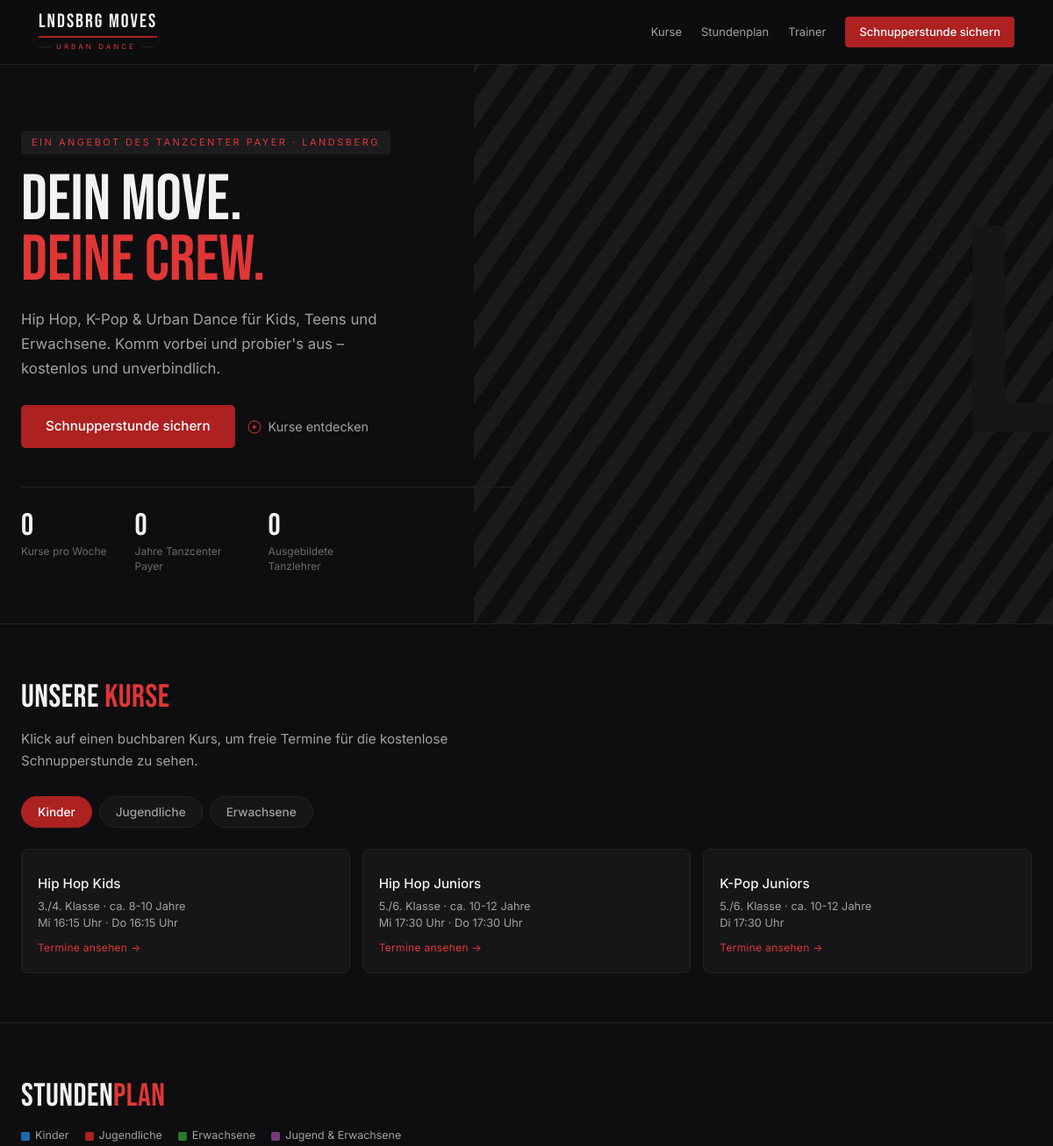
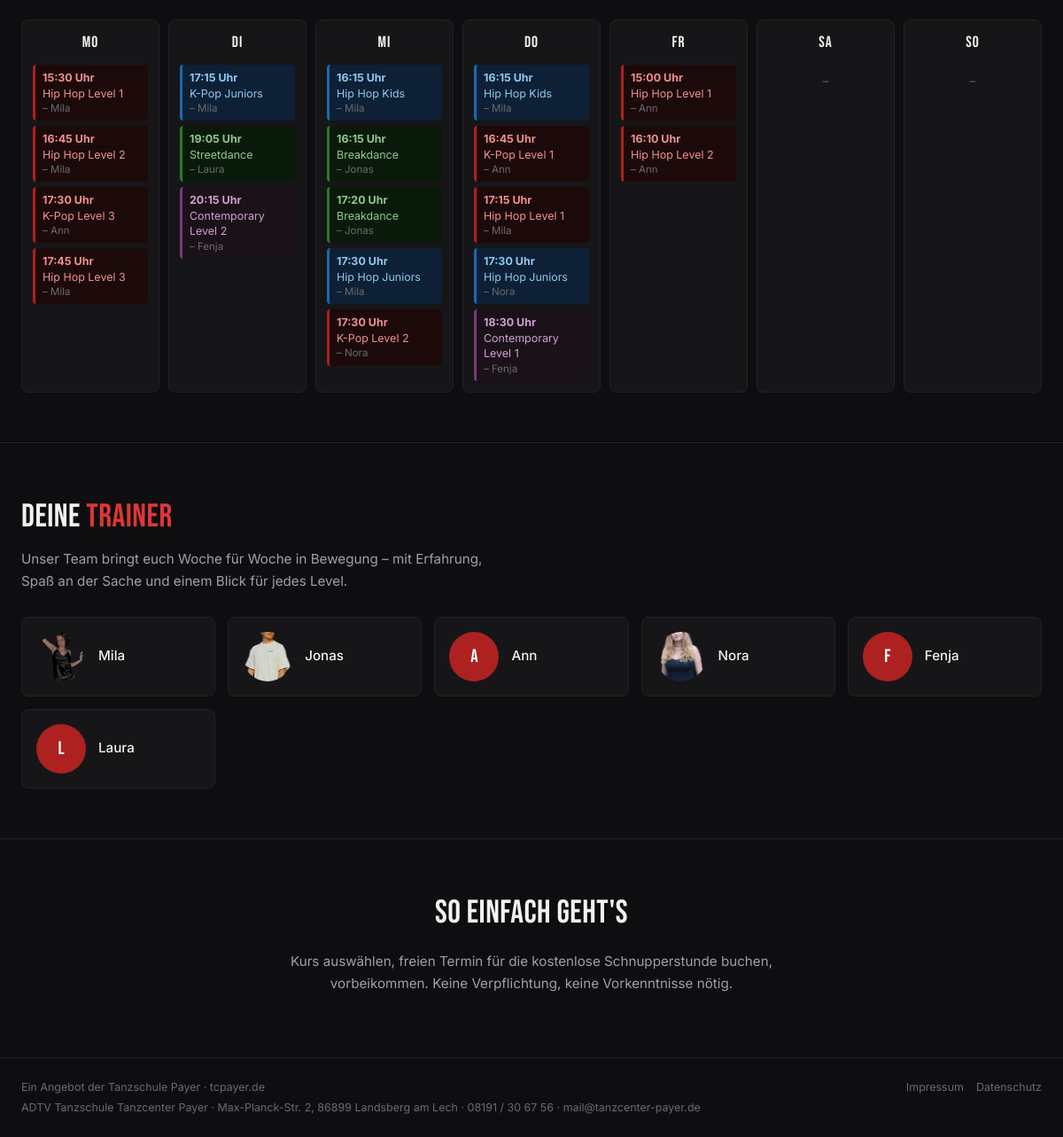
The page / on the database its author committed (2 pictures, top to bottom).
### tables this page shows
CREATE TABLE IF NOT EXISTS courses (
  id INT AUTO_INCREMENT PRIMARY KEY,
  category ENUM('Kinder','Jugendliche','Erwachsene') NOT NULL,
  name VARCHAR(150) NOT NULL,
  age_info VARCHAR(255) NOT NULL DEFAULT '',
  time_info VARCHAR(255) NOT NULL DEFAULT '',
   
   
   
  slug VARCHAR(60) NULL DEFAULT NULL,
   
  nimbus_online_id VARCHAR(20) NOT NULL DEFAULT '',
  sort_order INT NOT NULL DEFAULT 0,
  UNIQUE KEY uniq_slug (slug)
);

CREATE TABLE IF NOT EXISTS schedule (
  id INT AUTO_INCREMENT PRIMARY KEY,
  weekday ENUM('Mo','Di','Mi','Do','Fr','Sa','So') NOT NULL,
  time VARCHAR(20) NOT NULL,
  course_name VARCHAR(150) NOT NULL,
  age_info VARCHAR(255) NOT NULL DEFAULT '',
  trainer VARCHAR(100) NOT NULL DEFAULT '',
  category ENUM('Kinder','Jugendliche','Erwachsene','Gemischt') NOT NULL DEFAULT 'Jugendliche',
  sort_order INT NOT NULL DEFAULT 0
);

CREATE TABLE IF NOT EXISTS trainers (
  id INT AUTO_INCREMENT PRIMARY KEY,
  name VARCHAR(100) NOT NULL,
  bio TEXT NOT NULL DEFAULT '',
  photo_path VARCHAR(255) NOT NULL DEFAULT '',
  sort_order INT NOT NULL DEFAULT 0
);

### includes/db.php (called while the page is built, shortened)
<?php
function get_db(): PDO {
    static $pdo = null;
    if ($pdo !== null) {
        return $pdo;
    }
    $config = require __DIR__ . '/../config.php';
    $db = $config['db'];
    $dsn = sprintf(
        'mysql:host=%s;dbname=%s;charset=%s',
        $db['host'],
        $db['name'],
        $db['charset']
    );
    $pdo = new PDO($dsn, $db['user'], $db['password'], [
        PDO::ATTR_ERRMODE => PDO::ERRMODE_EXCEPTION,
        PDO::ATTR_DEFAULT_FETCH_MODE => PDO::FETCH_ASSOC,
        PDO::ATTR_EMULATE_PREPARES => false,
    ]);
    return $pdo;
}

### includes/functions.php (called while the page is built, shortened)
<?php
require_once __DIR__ . '/db.php';
function e(?string $value): string {
    return htmlspecialchars($value ?? '', ENT_QUOTES, 'UTF-8');
}
function get_all_content(): array {
    static $cache = null;
    if ($cache !== null) {
        return $cache;
    }
    $rows = get_db()->query('SELECT content_key, content_value FROM content_blocks')->fetchAll();
    $cache = [];
    foreach ($rows as $row) {
        $cache[$row['content_key']] = $row['content_value'];
    }
    return $cache;
}
function get_content(string $key, string $default = ''): string {
    $all = get_all_content();
    return $all[$key] ?? $default;
}
function get_courses_grouped(): array {
    $rows = get_db()->query(
        'SELECT * FROM courses ORDER BY FIELD(category, "Kinder","Jugendliche","Erwachsene"), sort_order, name'
    )->fetchAll();
    $grouped = ['Kinder' => [], 'Jugendliche' => [], 'Erwachsene' => []];
    foreach ($rows as $row) {
        $grouped[$row['category']][] = $row;
    }
    return $grouped;
}
function get_schedule_grouped(): array {
    $order = ['Mo', 'Di', 'Mi', 'Do', 'Fr', 'Sa', 'So'];
    $rows = get_db()->query(
        'SELECT * FROM schedule ORDER BY FIELD(weekday,"Mo","Di","Mi","Do","Fr","Sa","So"), sort_order, time'
    )->fetchAll();
    $grouped = array_fill_keys($order, []);
    foreach ($rows as $row) {
        $grouped[$row['weekday']][] = $row;
    }
    return $grouped;
}
function get_trainers(): array {
    return get_db()->query('SELECT * FROM trainers ORDER BY sort_order, name')->fetchAll();
}
function category_slug(string $category): string {
    $map = ['Kinder' => 'kinder', 'Jugendliche' => 'jugendliche', 'Erwachsene' => 'erwachsene', 'Gemischt' => 'gemischt'];
    return $map[$category] ?? 'jugendliche';
}

### public/index.php (the view, shortened to what this page needs)
<?php
require_once __DIR__ . '/../includes/functions.php';
$courses = get_courses_grouped();
$schedule = get_schedule_grouped();
$trainers = get_trainers();
$brandName = get_content('brand_name', 'LNDSBRG MOVES');
$firstLetter = mb_substr(preg_replace('/[^A-Za-z]/', '', $brandName) ?: 'L', 0, 1);
$categoryIcons = [
    'Kinder' => '<svg width="22" height="22" viewBox="0 0 24 24" fill="none" stroke="currentColor" stroke-width="1.6"><circle cx="12" cy="7" r="3.2"/><path d="M5 21c0-4 3-6.5 7-6.5S19 17 19 21"/></svg>',
    'Jugendliche' => '<svg width="22" height="22" viewBox="0 0 24 24" fill="none" stroke="currentColor" stroke-width="1.6"><path d="M12 2l2.3 5.8L20 9l-4.6 3.8L16.5 19 12 15.6 7.5 19l1.1-6.2L4 9l5.7-1.2z"/></svg>',
    'Erwachsene' => '<svg width="22" height="22" viewBox="0 0 24 24" fill="none" stroke="currentColor" stroke-width="1.6"><path d="M13 2L4 14h7l-1 8 9-12h-7l1-8z"/></svg>',
];
$categoryLabels = ['Kinder' => 'Kinder', 'Jugendliche' => 'Jugendliche', 'Erwachsene' => 'Erwachsene'];
?>
<!doctype html>
<html lang="de">
<head>
<link rel="stylesheet" href="assets/css/style.css">
</head>
<body>
<header class="site-header">
  <nav class="site-nav">
    <a href="#top" class="logo">
      <span class="logo__main"><?= e($brandName) ?></span>
      <span class="logo__sub">
        <span class="logo__line"></span>
        <span class="logo__sub-text"><?= e(get_content('brand_subtitle', 'URBAN DANCE')) ?></span>
        <span class="logo__line"></span>
      </span>
    </a>
    <div class="site-nav__links" id="nav-links">
      <a href="#kurse">Kurse</a>
      <a href="#plan">Stundenplan</a>
      <a href="#trainer">Trainer</a>
      <a href="#kurse" class="site-nav__cta"><?= e(get_content('hero_cta_primary', 'Schnupperstunde sichern')) ?></a>
    </div>
  </nav>
</header>
<main id="top">
  <section class="hero">
    <div class="hero__stripes" aria-hidden="true"></div>
    <div class="hero__ghost" aria-hidden="true"><?= e($firstLetter) ?></div>
    <div class="hero__content">
      <div class="hero__inner">
        <p class="badge"><?= e(get_content('hero_kicker')) ?></p>
        <h1 class="hero__title">
          <?= e(get_content('hero_title_line1')) ?><br>
          <span><?= e(get_content('hero_title_line2')) ?></span>
        </h1>
        <p class="hero__text"><?= e(get_content('hero_text')) ?></p>
        <div class="btns">
          <a href="#kurse" class="button-primary"><?= e(get_content('hero_cta_primary', 'Schnupperstunde sichern')) ?></a>
          <a href="#kurse" class="button-secondary">
            <svg width="16" height="16" viewBox="0 0 16 16" fill="none"><circle cx="8" cy="8" r="7" stroke="#e03636" stroke-width="1"/><path d="M6.5 5.5l4 2.5-4 2.5V5.5z" fill="#e03636"/></svg>
            <?= e(get_content('hero_cta_secondary', 'Kurse entdecken')) ?>
          </a>
        </div>
        <div class="hero__stats">
          <div class="stat">
            <span class="stat__value" data-countup data-end="<?= (int) get_content('stat_courses_value', '0') ?>" data-suffix="<?= e(get_content('stat_courses_suffix')) ?>">0</span>
            <span class="stat__label"><?= e(get_content('stat_courses_label')) ?></span>
          </div>
          <div class="stat">
            <span class="stat__value" data-countup data-end="<?= (int) get_content('stat_years_value', '0') ?>" data-suffix="<?= e(get_content('stat_years_suffix')) ?>">0</span>
            <span class="stat__label"><?= e(get_content('stat_years_label')) ?></span>
          </div>
          <div class="stat">
            <span class="stat__value" data-countup data-end="<?= (int) get_content('stat_trainers_value', '0') ?>" data-suffix="<?= e(get_content('stat_trainers_suffix')) ?>">0</span>
            <span class="stat__label"><?= e(get_content('stat_trainers_label')) ?></span>
          </div>
        </div>
      </div>
    </div>
  </section>
  <section id="kurse" class="section">
    <div class="section__inner">
      <h2 class="section__title">UNSERE <span>KURSE</span></h2>
      <p class="section__intro">Klick auf einen buchbaren Kurs, um freie Termine für die kostenlose Schnupperstunde zu sehen.</p>
      <div class="tabs" role="tablist">
        <?php $first = true; foreach ($categoryLabels as $catKey => $catLabel): ?>
          <button type="button" class="tab-btn" role="tab" data-tab-target="tab-<?= e(category_slug($catKey)) ?>" aria-selected="<?= $first ? 'true' : 'false' ?>"><?= e($catLabel) ?></button>
        <?php $first = false; endforeach; ?>
      </div>
      <?php $first = true; foreach ($categoryLabels as $catKey => $catLabel): ?>
        <div class="tab-panel <?= $first ? 'is-active' : '' ?>" id="tab-<?= e(category_slug($catKey)) ?>">
          <div class="course-grid">
            <?php foreach ($courses[$catKey] as $course): ?>
              <?php $bookableCard = $course['slug'] !== '' && $course['nimbus_online_id'] !== ''; ?>
              <?php $cardBody = '<div class="course-card__icon">' . $categoryIcons[$catKey] . '</div>'
                  . '<div class="course-card__name">' . e($course['name']) . '</div>'
                  . '<div class="course-card__meta">' . ($course['age_info'] ? e($course['age_info']) . '<br>' : '') . e($course['time_info']) . '</div>'
                  . ($bookableCard ? '<span class="course-card__cta">Termine ansehen →</span>' : ''); ?>
              <?php if ($bookableCard): ?>
                <button type="button" class="course-card course-card--bookable" onclick="lmOpenModal('<?= e($course['slug']) ?>')"><?= $cardBody ?></button>
              <?php else: ?>
                <div class="course-card"><?= $cardBody ?></div>
              <?php endif; ?>
            <?php endforeach; ?>
          </div>
        </div>
      <?php $first = false; endforeach; ?>
    </div>
  </section>
  <section id="plan" class="section">
    <div class="section__inner">
      <h2 class="section__title">STUNDEN<span>PLAN</span></h2>
      <div class="schedule-legend">
        <span class="schedule-legend__item"><span class="schedule-legend__dot" style="background:var(--cat-kinder)"></span>Kinder</span>
        <span class="schedule-legend__item"><span class="schedule-legend__dot" style="background:var(--cat-jugendliche)"></span>Jugendliche</span>
        <span class="schedule-legend__item"><span class="schedule-legend__dot" style="background:var(--cat-erwachsene)"></span>Erwachsene</span>
        <span class="schedule-legend__item"><span class="schedule-legend__dot" style="background:var(--cat-gemischt)"></span>Jugend &amp; Erwachsene</span>
      </div>
      <div class="schedule-grid">
        <?php foreach ($schedule as $weekday => $items): ?>
          <div class="schedule-day">
            <h3><?= e($weekday) ?></h3>
            <?php if ($items): ?>
              <ul>
                <?php foreach ($items as $entry): ?>
                  <li class="schedule-entry schedule-entry--<?= e(category_slug($entry['category'])) ?>">
                    <span class="schedule-entry__time"><?= e($entry['time']) ?></span>
                    <span class="schedule-entry__course"><?= e($entry['course_name']) ?></span>
                    <?php if ($entry['trainer']): ?><span class="schedule-entry__meta">– <?= e($entry['trainer']) ?></span><?php endif; ?>
                  </li>
                <?php endforeach; ?>
              </ul>
            <?php else: ?>
              <p class="schedule-empty">–</p>
            <?php endif; ?>
          </div>
        <?php endforeach; ?>
      </div>
    </div>
  </section>
  <section id="trainer" class="section">
    <div class="section__inner">
      <h2 class="section__title">DEINE <span>TRAINER</span></h2>
      <?php if (get_content('trainer_intro')): ?><p class="section__intro"><?= e(get_content('trainer_intro')) ?></p><?php endif; ?>
      <div class="trainer-grid">
        <?php foreach ($trainers as $trainer): ?>
          <div class="trainer-card">
            <?php if ($trainer['photo_path']): ?>
              <img class="trainer-card__photo" src="<?= e($trainer['photo_path']) ?>" alt="<?= e($trainer['name']) ?>">
            <?php else: ?>
              <div class="trainer-card__placeholder"><?= e(mb_substr($trainer['name'], 0, 1)) ?></div>
            <?php endif; ?>
            <div>
              <div class="trainer-card__name"><?= e($trainer['name']) ?></div>
            </div>
          </div>
        <?php endforeach; ?>
      </div>
    </div>
  </section>
  <section class="section section--hint">
    <div class="section__inner">
      <h2 class="section__title">SO EINFACH GEHT'S</h2>
      <p>Kurs auswählen, freien Termin für die kostenlose Schnupperstunde buchen, vorbeikommen. Keine Verpflichtung, keine Vorkenntnisse nötig.</p>
    </div>
  </section>
</main>
<footer class="site-footer">
  <div class="site-footer__inner">
    <div>
      <div><?= e(get_content('footer_offer_text')) ?></div>
      <div class="site-footer__contact">
        <?= e(get_content('contact_name')) ?> · <?= e(get_content('contact_address')) ?> ·
        <a href="tel:<?= e(preg_replace('/\s+/', '', get_content('contact_phone'))) ?>"><?= e(get_content('contact_phone')) ?></a> ·
        <a href="mailto:<?= e(get_content('contact_email')) ?>"><?= e(get_content('contact_email')) ?></a>
      </div>
    </div>
    <div class="site-footer__links">
      <a href="impressum.php">Impressum</a>
      <a href="datenschutz.php">Datenschutz</a>
    </div>
  </div>
</footer>
</body>
</html>

### rows shown on the page
courses: name "Hip Hop Kids", age_info "3./4. Klasse · ca. 8-10 Jahre", time_info "Mi 16:15 Uhr · Do 16:15 Uhr", slug "Termine ansehen →"
courses: name "Hip Hop Juniors", age_info "5./6. Klasse · ca. 10-12 Jahre", time_info "Mi 17:30 Uhr · Do 17:30 Uhr", slug "Termine ansehen →"
courses: name "K-Pop Juniors", age_info "5./6. Klasse · ca. 10-12 Jahre", time_info "Di 17:30 Uhr", slug "Termine ansehen →"
schedule: time "15:30 Uhr", course_name "Hip Hop Level 1", trainer "Mila"
schedule: time "16:45 Uhr", course_name "Hip Hop Level 2", trainer "Mila"
schedule: time "17:30 Uhr", course_name "K-Pop Level 3", trainer "Ann"
schedule: time "17:45 Uhr", course_name "Hip Hop Level 3", trainer "Mila"
schedule: time "17:15 Uhr", course_name "K-Pop Juniors", trainer "Mila"
schedule: time "19:05 Uhr", course_name "Streetdance", trainer "Laura"
schedule: time "20:15 Uhr", course_name "Contemporary Level 2", trainer "Fenja"
schedule: time "16:15 Uhr", course_name "Hip Hop Kids", trainer "Mila"
schedule: time "16:15 Uhr", course_name "Breakdance", trainer "Jonas"
schedule: time "17:20 Uhr", course_name "Breakdance", trainer "Jonas"
schedule: time "17:30 Uhr", course_name "Hip Hop Juniors", trainer "Mila"
schedule: time "17:30 Uhr", course_name "K-Pop Level 2", trainer "Nora"
schedule: time "16:15 Uhr", course_name "Hip Hop Kids", trainer "Mila"
schedule: time "16:45 Uhr", course_name "K-Pop Level 1", trainer "Ann"
schedule: time "17:15 Uhr", course_name "Hip Hop Level 1", trainer "Mila"
schedule: time "17:30 Uhr", course_name "Hip Hop Juniors", trainer "Nora"
schedule: time "18:30 Uhr", course_name "Contemporary Level 1", trainer "Fenja"
schedule: time "15:00 Uhr", course_name "Hip Hop Level 1", trainer "Ann"
schedule: time "16:10 Uhr", course_name "Hip Hop Level 2", trainer "Ann"
trainers: photo_path (picture), name "Mila"
trainers: photo_path (picture), name "Jonas"
trainers: name "A", name "Ann"
trainers: photo_path (picture), name "Nora"
trainers: name "F", name "Fenja"
trainers: name "L", name "Laura"

### other values the page prints
$brandName "LNDSBRG MOVES"
get_content('brand_subtitle', 'URBAN DANCE') "URBAN DANCE"
get_content('hero_cta_primary', 'Schnupperstunde sichern') "Schnupperstunde sichern"
get_content('hero_kicker') "EIN ANGEBOT DES TANZCENTER PAYER · LANDSBERG"
get_content('hero_title_line1') "DEIN MOVE."
get_content('hero_title_line2') "DEINE CREW."
get_content('hero_text') "Hip Hop, K-Pop & Urban Dance für Kids, Teens und Erwachsene. Komm vorbei und probier's aus – kostenlos und unverbindlich."
get_content('hero_cta_secondary', 'Kurse entdecken') "Kurse entdecken"
get_content('stat_courses_label') "Kurse pro Woche"
get_content('stat_years_label') "Jahre Tanzcenter Payer"
get_content('stat_trainers_label') "Ausgebildete Tanzlehrer"
$catLabel "Kinder"
$catLabel "Jugendliche"
$catLabel "Erwachsene"
$weekday "Mo"
